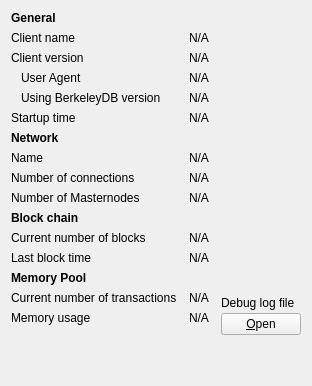
     <widget class="QWidget" name="tab_info">
      <attribute name="title">
       <string>&amp;Information</string>
      </attribute>
      <layout class="QGridLayout" name="gridLayout" columnstretch="0,1,0">
       <property name="horizontalSpacing">
        <number>12</number>
       </property>
       <item row="0" column="0">
        <widget class="QLabel" name="label_9">
         <property name="font">
          <font>
           <weight>75</weight>
           <bold>true</bold>
          </font>
         </property>
         <property name="text">
          <string>General</string>
         </property>
        </widget>
       </item>
       <item row="1" column="0">
        <widget class="QLabel" name="label_5">
         <property name="text">
          <string>Client name</string>
         </property>
        </widget>
       </item>
       <item row="1" column="1" colspan="2">
        <widget class="QLabel" name="clientName">
         <property name="cursor">
          <cursorShape>IBeamCursor</cursorShape>
         </property>
         <property name="text">
          <string>N/A</string>
         </property>
         <property name="textFormat">
          <enum>Qt::PlainText</enum>
         </property>
         <property name="textInteractionFlags">
          <set>Qt::LinksAccessibleByMouse|Qt::TextSelectableByKeyboard|Qt::TextSelectableByMouse</set>
         </property>
        </widget>
       </item>
       <item row="2" column="0">
        <widget class="QLabel" name="label_6">
         <property name="text">
          <string>Client version</string>
         </property>
        </widget>
       </item>
       <item row="2" column="1" colspan="2">
        <widget class="QLabel" name="clientVersion">
         <property name="cursor">
          <cursorShape>IBeamCursor</cursorShape>
         </property>
         <property name="text">
          <string>N/A</string>
         </property>
         <property name="textFormat">
          <enum>Qt::PlainText</enum>
         </property>
         <property name="textInteractionFlags">
          <set>Qt::LinksAccessibleByMouse|Qt::TextSelectableByKeyboard|Qt::TextSelectableByMouse</set>
         </property>
        </widget>
       </item>
       <item row="3" column="0">
        <widget class="QLabel" name="labelClientUserAgent">
         <property name="text">
          <string>User Agent</string>
         </property>
         <property name="indent">
          <number>10</number>
         </property>
        </widget>
       </item>
       <item row="3" column="1" colspan="2">
        <widget class="QLabel" name="clientUserAgent">
         <property name="cursor">
          <cursorShape>IBeamCursor</cursorShape>
         </property>
         <property name="text">
          <string>N/A</string>
         </property>
         <property name="textFormat">
          <enum>Qt::PlainText</enum>
         </property>
         <property name="textInteractionFlags">
          <set>Qt::LinksAccessibleByMouse|Qt::TextSelectableByKeyboard|Qt::TextSelectableByMouse</set>
         </property>
        </widget>
       </item>
       <item row="4" column="0">
        <widget class="QLabel" name="label_berkeleyDBVersion">
         <property name="text">
          <string>Using BerkeleyDB version</string>
         </property>
         <property name="indent">
          <number>10</number>
         </property>
        </widget>
       </item>
       <item row="4" column="1" colspan="2">
        <widget class="QLabel" name="berkeleyDBVersion">
         <property name="cursor">
          <cursorShape>IBeamCursor</cursorShape>
         </property>
         <property name="text">
          <string>N/A</string>
         </property>
         <property name="textFormat">
          <enum>Qt::PlainText</enum>
         </property>
         <property name="textInteractionFlags">
          <set>Qt::LinksAccessibleByMouse|Qt::TextSelectableByKeyboard|Qt::TextSelectableByMouse</set>
         </property>
        </widget>
       </item>
       <item row="5" column="0">
        <widget class="QLabel" name="label_13">
         <property name="text">
          <string>Startup time</string>
         </property>
        </widget>
       </item>
       <item row="5" column="1" colspan="2">
        <widget class="QLabel" name="startupTime">
         <property name="cursor">
          <cursorShape>IBeamCursor</cursorShape>
         </property>
         <property name="text">
          <string>N/A</string>
         </property>
         <property name="textFormat">
          <enum>Qt::PlainText</enum>
         </property>
         <property name="textInteractionFlags">
          <set>Qt::LinksAccessibleByMouse|Qt::TextSelectableByKeyboard|Qt::TextSelectableByMouse</set>
         </property>
        </widget>
       </item>
       <item row="6" column="0">
        <widget class="QLabel" name="labelNetwork">
         <property name="font">
          <font>
           <weight>75</weight>
           <bold>true</bold>
          </font>
         </property>
         <property name="text">
          <string>Network</string>
         </property>
        </widget>
       </item>
       <item row="7" column="0">
        <widget class="QLabel" name="label_8">
         <property name="text">
          <string>Name</string>
         </property>
        </widget>
       </item>
       <item row="7" column="1" colspan="2">
        <widget class="QLabel" name="networkName">
         <property name="cursor">
          <cursorShape>IBeamCursor</cursorShape>
         </property>
         <property name="text">
          <string>N/A</string>
         </property>
         <property name="textFormat">
          <enum>Qt::PlainText</enum>
         </property>
         <property name="textInteractionFlags">
          <set>Qt::LinksAccessibleByMouse|Qt::TextSelectableByKeyboard|Qt::TextSelectableByMouse</set>
         </property>
        </widget>
       </item>
       <item row="8" column="0">
        <widget class="QLabel" name="label_7">
         <property name="text">
          <string>Number of connections</string>
         </property>
        </widget>
       </item>
       <item row="8" column="1" colspan="2">
        <widget class="QLabel" name="numberOfConnections">
         <property name="cursor">
          <cursorShape>IBeamCursor</cursorShape>
         </property>
         <property name="text">
          <string>N/A</string>
         </property>
         <property name="textFormat">
          <enum>Qt::PlainText</enum>
         </property>
         <property name="textInteractionFlags">
          <set>Qt::LinksAccessibleByMouse|Qt::TextSelectableByKeyboard|Qt::TextSelectableByMouse</set>
         </property>
        </widget>
       </item>
       <item row="9" column="0">
        <widget class="QLabel" name="masternodeCountLabel">
         <property name="text">
          <string>Number of Masternodes</string>
         </property>
        </widget>
       </item>
       <item row="9" column="1">
        <widget class="QLabel" name="masternodeCount">
         <property name="text">
          <string>N/A</string>
         </property>
        </widget>
       </item>
       <item row="10" column="0">
        <widget class="QLabel" name="label_10">
         <property name="font">
          <font>
           <weight>75</weight>
           <bold>true</bold>
          </font>
         </property>
         <property name="text">
          <string>Block chain</string>
         </property>
        </widget>
       </item>
       <item row="11" column="0">
        <widget class="QLabel" name="label_3">
         <property name="text">
          <string>Current number of blocks</string>
         </property>
        </widget>
       </item>
       <item row="11" column="1" colspan="2">
        <widget class="QLabel" name="numberOfBlocks">
         <property name="cursor">
          <cursorShape>IBeamCursor</cursorShape>
         </property>
         <property name="text">
          <string>N/A</string>
         </property>
         <property name="textFormat">
          <enum>Qt::PlainText</enum>
         </property>
         <property name="textInteractionFlags">
          <set>Qt::LinksAccessibleByMouse|Qt::TextSelectableByKeyboard|Qt::TextSelectableByMouse</set>
         </property>
        </widget>
       </item>
       <item row="12" column="0">
        <widget class="QLabel" name="labelLastBlockTime">
         <property name="text">
          <string>Last block time</string>
         </property>
        </widget>
       </item>
       <item row="12" column="1" colspan="2">
        <widget class="QLabel" name="lastBlockTime">
         <property name="cursor">
          <cursorShape>IBeamCursor</cursorShape>
         </property>
         <property name="text">
          <string>N/A</string>
         </property>
         <property name="textFormat">
          <enum>Qt::PlainText</enum>
         </property>
         <property name="textInteractionFlags">
          <set>Qt::LinksAccessibleByMouse|Qt::TextSelectableByKeyboard|Qt::TextSelectableByMouse</set>
         </property>
        </widget>
       </item>
       <item row="13" column="0">
        <widget class="QLabel" name="labelMempoolTitle">
         <property name="font">
          <font>
           <weight>75</weight>
           <bold>true</bold>
          </font>
         </property>
         <property name="text">
          <string>Memory Pool</string>
         </property>
        </widget>
       </item>
       <item row="14" column="0">
        <widget class="QLabel" name="labelNumberOfTransactions">
         <property name="text">
          <string>Current number of transactions</string>
         </property>
        </widget>
       </item>
       <item row="14" column="1">
        <widget class="QLabel" name="mempoolNumberTxs">
         <property name="cursor">
          <cursorShape>IBeamCursor</cursorShape>
         </property>
         <property name="text">
          <string>N/A</string>
         </property>
         <property name="textFormat">
          <enum>Qt::PlainText</enum>
         </property>
         <property name="textInteractionFlags">
          <set>Qt::LinksAccessibleByMouse|Qt::TextSelectableByKeyboard|Qt::TextSelectableByMouse</set>
         </property>
        </widget>
       </item>
       <item row="15" column="0">
        <widget class="QLabel" name="labelMemoryUsage">
         <property name="text">
          <string>Memory usage</string>
         </property>
        </widget>
       </item>
       <item row="15" column="1">
        <widget class="QLabel" name="mempoolSize">
         <property name="cursor">
          <cursorShape>IBeamCursor</cursorShape>
         </property>
         <property name="text">
          <string>N/A</string>
         </property>
         <property name="textFormat">
          <enum>Qt::PlainText</enum>
         </property>
         <property name="textInteractionFlags">
          <set>Qt::LinksAccessibleByMouse|Qt::TextSelectableByKeyboard|Qt::TextSelectableByMouse</set>
         </property>
        </widget>
       </item>
       <item row="14" column="2" rowspan="3">
        <layout class="QVBoxLayout" name="verticalLayoutDebugButton">
         <property name="spacing">
          <number>3</number>
         </property>
         <item>
          <spacer name="verticalSpacer_2">
           <property name="orientation">
            <enum>Qt::Vertical</enum>
           </property>
           <property name="sizeHint" stdset="0">
            <size>
             <width>10</width>
             <height>5</height>
            </size>
           </property>
          </spacer>
         </item>
         <item>
          <widget class="QLabel" name="labelDebugLogfile">
           <property name="text">
            <string>Debug log file</string>
           </property>
          </widget>
         </item>
         <item>
          <widget class="QPushButton" name="openDebugLogfileButton">
           <property name="toolTip">
            <string>Open the Zumy debug log file from the current data directory. This can take a few seconds for large log files.</string>
           </property>
           <property name="text">
            <string>&amp;Open</string>
           </property>
           <property name="autoDefault">
            <bool>false</bool>
           </property>
          </widget>
         </item>
        </layout>
       </item>
       <item row="18" column="0">
        <spacer name="verticalSpacer">
         <property name="orientation">
          <enum>Qt::Vertical</enum>
         </property>
         <property name="sizeHint" stdset="0">
          <size>
           <width>20</width>
           <height>40</height>
          </size>
         </property>
        </spacer>
       </item>
      </layout>
     </widget>
